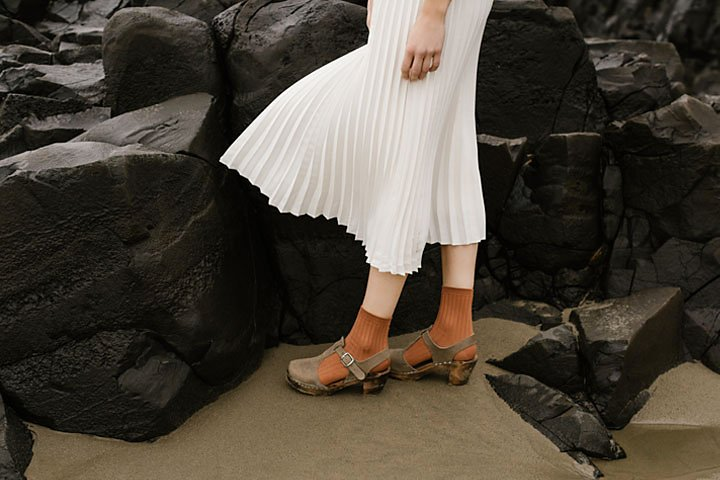
#> input picture assets/highlights_and_shadows.jpg, 720 x 480 px
$ python q3_gemma_correction.py
#> lines starting #> are read from the running program, lines starting #| are printed output that depends on the picture
import numpy as np
import matplotlib.pyplot as plt
from PIL import Image
import cv2
from skimage import color
import seaborn as sns

def to_lab(img):
    img_normalized = img.astype(np.float64) / 255.0
    lab_img = color.rgb2lab(img_normalized)
    return lab_img

def to_rgb(lab_img):
    rgb_img = color.lab2rgb(lab_img)
    rgb_img = np.clip(rgb_img * 255, 0, 255).astype(np.uint8)
    return rgb_img

def gamma_correction(l_channel, gamma):
    l_normalized = l_channel / 100.0
    corrected_normalized = np.power(l_normalized, 1.0/gamma)
    l_corrected = corrected_normalized * 100.0
    return l_corrected

def check_gamma_values(img_path):
    img = cv2.imread(img_path)
    img = cv2.cvtColor(img, cv2.COLOR_BGR2RGB)

    lab_image = to_lab(img)
    l_channel = lab_image[:, :, 0]
    a_channel = lab_image[:, :, 1]
    b_channel = lab_image[:, :, 2]

    gamma_values = [0.5, 0.8, 1.0, 1.2, 1.5, 2.0, 2.5]
    results = {}

    for gamma in gamma_values:
        l_corrected = gamma_correction(l_channel, gamma)
        lab_corrected = np.stack([l_corrected, a_channel, b_channel], axis=2)
        rgb_corrected = to_rgb(lab_corrected)
        results[gamma] = {
            'l_original': l_channel,
            'l_corrected': l_corrected,
            'lab_corrected': lab_corrected,
            'rgb_corrected': rgb_corrected,
        }
    return img, lab_image, results

def plot_gamma_comparison(original_img, results, selected_gammas):
    _, axes = plt.subplots(2, len(selected_gammas), figsize=(16, 8))

    for i, gamma in enumerate(selected_gammas):
        if gamma == 1.0:
            axes[0, i].imshow(original_img)
            axes[0, i].set_title(f'Original y={gamma}')
            axes[0, i].axis('off')

            axes[1, i].imshow(results[gamma]['l_original'], cmap='gray')
            axes[1, i].set_title(f'L Channel y={gamma}')
            axes[1, i].axis('off')
        else:
            axes[0, i].imshow(results[gamma]['rgb_corrected'])
            axes[0, i].set_title(f'Corrected y={gamma}')
            axes[0, i].axis('off')

            axes[1, i].imshow(results[gamma]['l_corrected'], cmap='gray')
            axes[1, i].set_title(f'L Channel y={gamma}')
            axes[1, i].axis('off')

    plt.tight_layout()
    plt.show()

def plot_histograms_comparison(results, selected_gammas):
    _, axes = plt.subplots(2, 2, figsize=(12, 8))
    axes = axes.flatten()

    colors = ['blue', 'green', 'red', 'purple']
    for i, gamma in enumerate(selected_gammas):
        if gamma == 1.0:
            l_value = results[gamma]['l_original']
            title = f'Original L histogram y= {gamma}'
        else:
            l_value = results[gamma]['l_corrected']
            title = f'Corrected L histogram y= {gamma}'

        axes[i].hist(l_value.flatten(), bins=50, alpha=0.7, color=colors[i], range=(0, 100), density=True)
        axes[i].set_title(title)
        axes[i].set_xlabel('L Value')
        axes[i].set_ylabel('Density')
        axes[i].grid(True, alpha=0.3)
        axes[i].set_xlim(0, 100)

    plt.tight_layout()
    plt.show()

def plot_gamma_curve(gamma_values):
    plt.figure(figsize=(10, 6))
    x = np.linspace(0, 1, 256)
    colors = ['red', 'black', 'blue', 'green']

    for i, gamma in enumerate(gamma_values):
        y = np.power(x, 1.0/gamma)
        label = f'y= {gamma}'
        if gamma == 1.0:
            label += ' original'
        plt.plot(x, y, color=colors[i], linewidth=2, label=label)

    plt.xlabel('Input lightness normalized')
    plt.ylabel('Output lightness normalized')
    plt.title('Gamma correction curves in lab color space')
    plt.grid(True, alpha=0.3)
    plt.legend()
    plt.xlim(0, 1)
    plt.ylim(0, 1)
    plt.plot([0, 1], [0, 1], 'k--', alpha=0.5, linewidth=1)
    plt.show()

if __name__ == "__main__":
    img_path = 'assets/highlights_and_shadows.jpg'

    img = cv2.imread(img_path)
#> img is the input picture: shape (480, 720, 3); mean B, G, R 58.1, 68.6, 75.7
    img = cv2.cvtColor(img, cv2.COLOR_BGR2RGB)

    lab_img = to_lab(img)
#> in to_lab, `lab_img = color.rgb2lab(img_normalized)`: lab_img: shape (480, 720, 3) float64; mean of channels 0, 1, 2 27.9, 1.1, 7
    l_channel = lab_img[:,:,0]
    a_channel = lab_img[:,:,1]
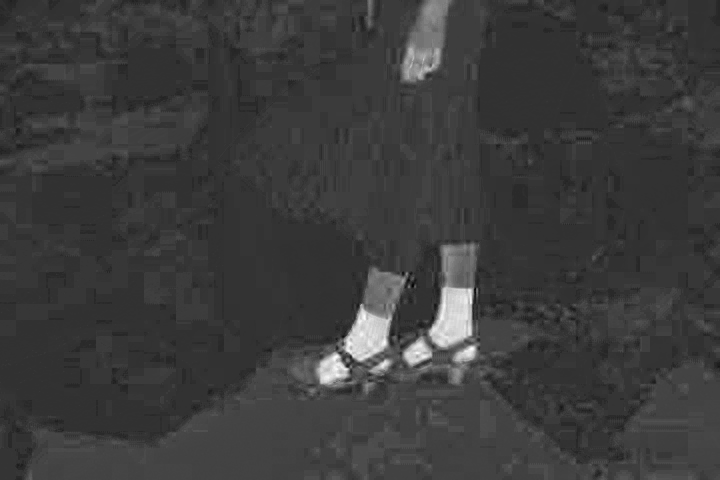
#> a_channel: shape (480, 720) float64; min -8.5, max 32.07, mean 1.1; drawn with min black and max white
    b_channel = lab_img[:,:,2]
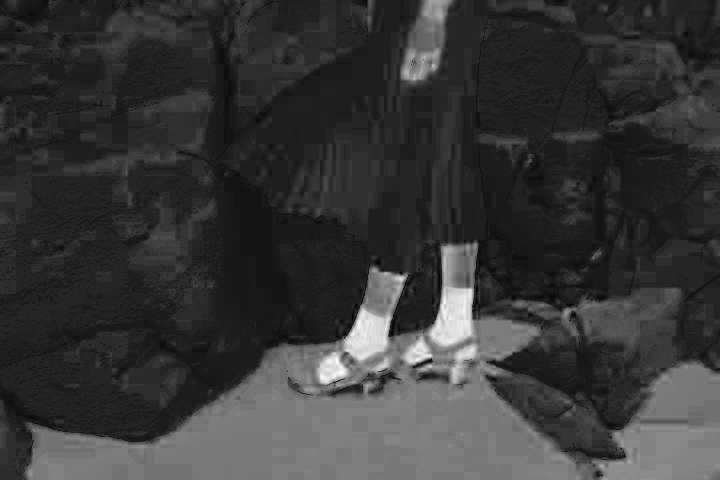
#> b_channel: shape (480, 720) float64; min -2.64, max 40.85, mean 7; drawn with min black and max white

    results = {}

    gamma_test_values = [0.5, 1.0, 1.5, 2.2]
    gamma_values = [0.5, 0.8, 1.0, 1.2, 1.5, 2.2, 2.5]
    plot_gamma_curve(gamma_test_values)

    for gamma in gamma_values:
        l_corrected = gamma_correction(l_channel, gamma)
        lab_corrected = np.stack([l_corrected, a_channel, b_channel], axis=2)
        rgb_corrected = to_rgb(lab_corrected)
        results[gamma] = {
            'l_original': l_channel,
            'l_corrected': l_corrected,
            'lab_corrected': lab_corrected,
            'rgb_corrected': rgb_corrected,
        }
#> this loop made 7 passes
#> pass 1, in gamma_correction, `l_corrected = corrected_normalized * 100.0`:
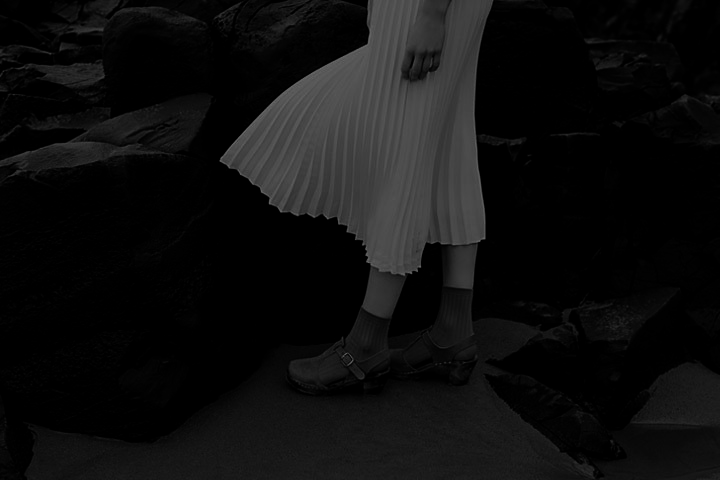
#> l_corrected: shape (480, 720) float64; min 0, max 100, mean 15.3
#> after the loop: lab_corrected: shape (480, 720, 3) float64; mean of channels 0, 1, 2 52.6, 1.1, 7
#> after the loop, results = 7 items

    plot_gamma_comparison(img, results, gamma_test_values)
#> in plot_gamma_comparison, `plt.show()`:
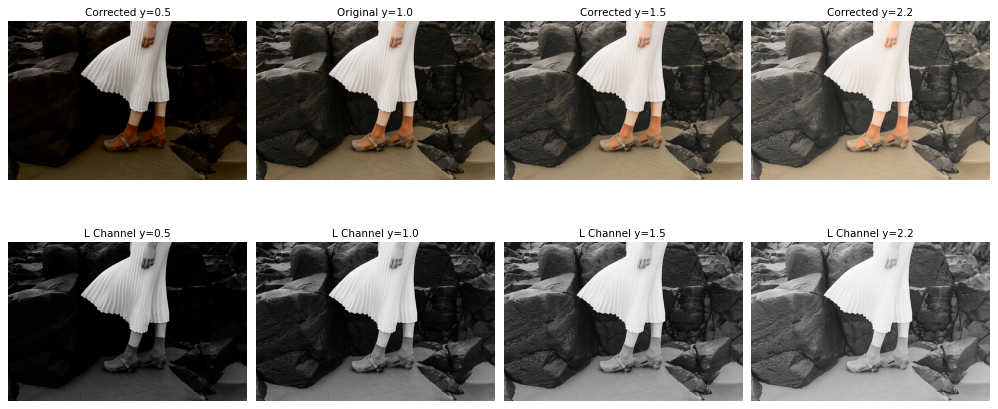
#> figure drawn by matplotlib, 8 panels
    plot_histograms_comparison(results, gamma_test_values)
#> after the loop in plot_histograms_comparison, `for i, gamma in enumerate(selected_gammas):`:
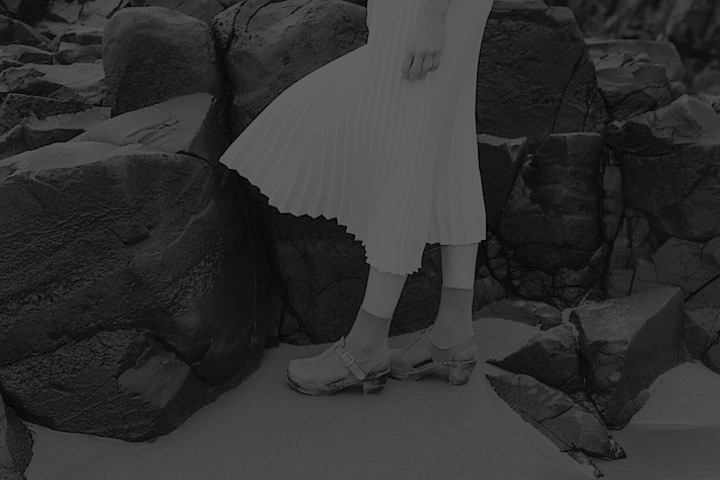
#> l_value: shape (480, 720) float64; min 0, max 100, mean 48.9
#> in plot_histograms_comparison, `plt.show()`:
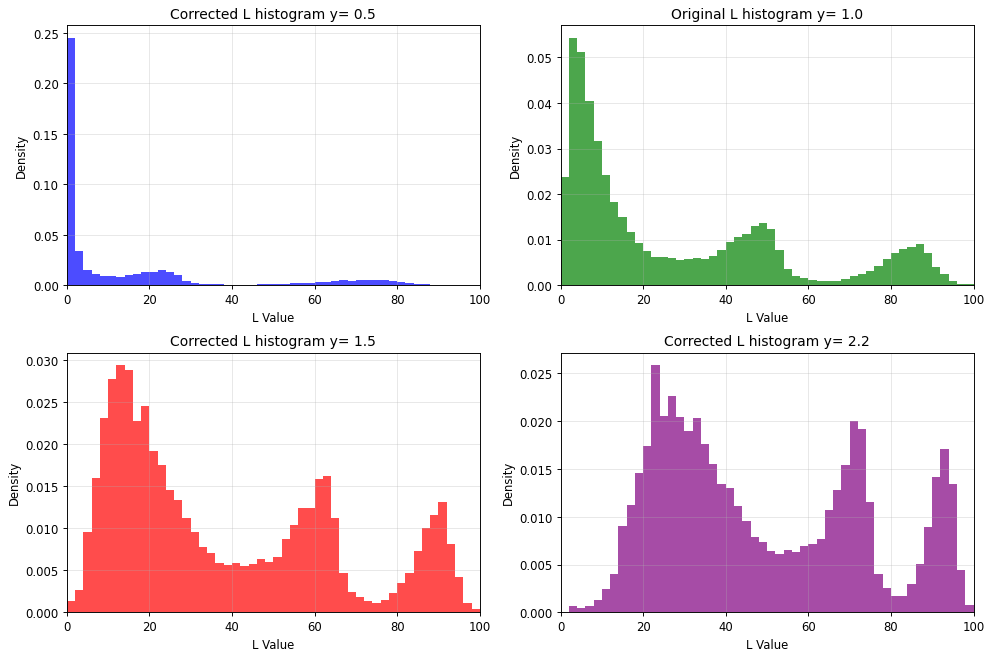
#> figure drawn by matplotlib, 4 panels; panel 1: tallest bar 0.245 high, from x = 0 to 2; panel 2: tallest bar 0.0543 high, from x = 2 to 4; panel 3: tallest bar 0.0294 high, from x = 12 to 14; panel 4: tallest bar 0.0259 high, from x = 22 to 24

    gamma = 2.2
    optimal_result = results[gamma]
#> optimal_result = 4 items
    corrected_pil = Image.fromarray(optimal_result['rgb_corrected'])
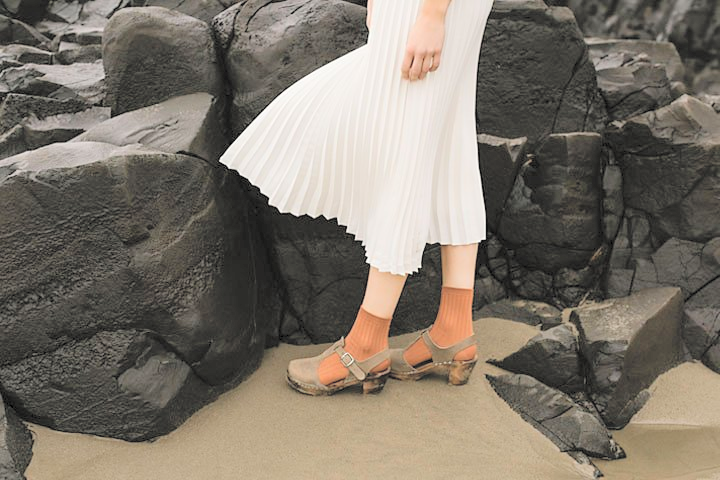
#> corrected_pil: PIL image 720x480 RGB; mean R, G, B 125.5, 117.6, 106.7
    corrected_pil.save(f'gamma_corrected_image_gamma_{gamma}.jpg')

$ run again, with assets/daisy.jpg copied over assets/highlights_and_shadows.jpg
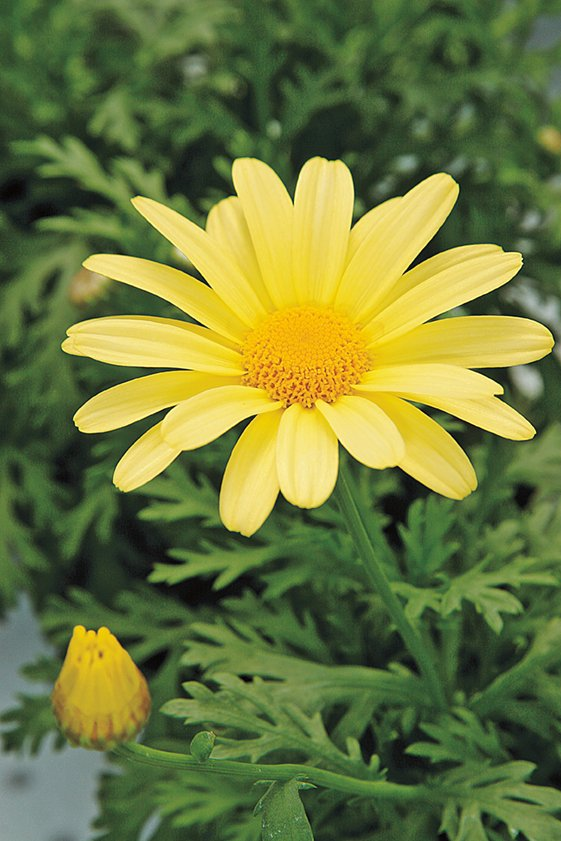
#> input picture assets/daisy.jpg, 561 x 841 px
#> img is the input picture: shape (841, 561, 3); mean B, G, R 60.7, 120.3, 108.5
#> lab_img: shape (841, 561, 3) float64; mean of channels 0, 1, 2 47.5, -13.5, 29.2
#> after the loop `for gamma in gamma_values:`: results = 7 items
#> in plot_histograms_comparison, `plt.show()`:
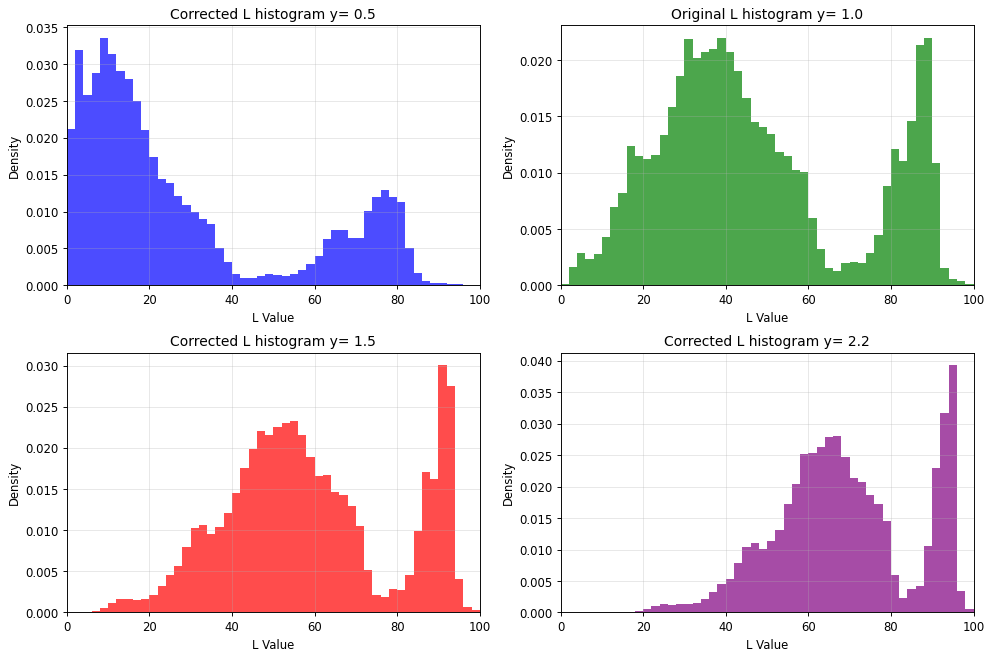
#> figure drawn by matplotlib, 4 panels; panel 1: tallest bar 0.0335 high, from x = 8 to 10; panel 2: tallest bar 0.022 high, from x = 38 to 40; panel 3: tallest bar 0.0301 high, from x = 90 to 92; panel 4: tallest bar 0.0393 high, from x = 94 to 96
#> optimal_result = 4 items
#> `corrected_pil = Image.fromarray(optimal_result['rgb_corrected'])`:
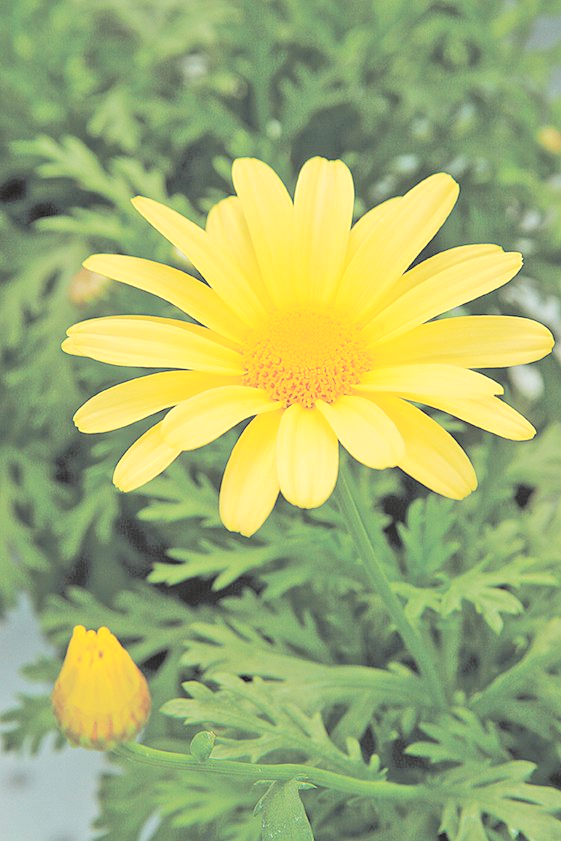
#> corrected_pil: PIL image 561x841 RGB; mean R, G, B 160.5, 174.3, 112.6

$ run again, with assets/emma.jpg copied over assets/highlights_and_shadows.jpg
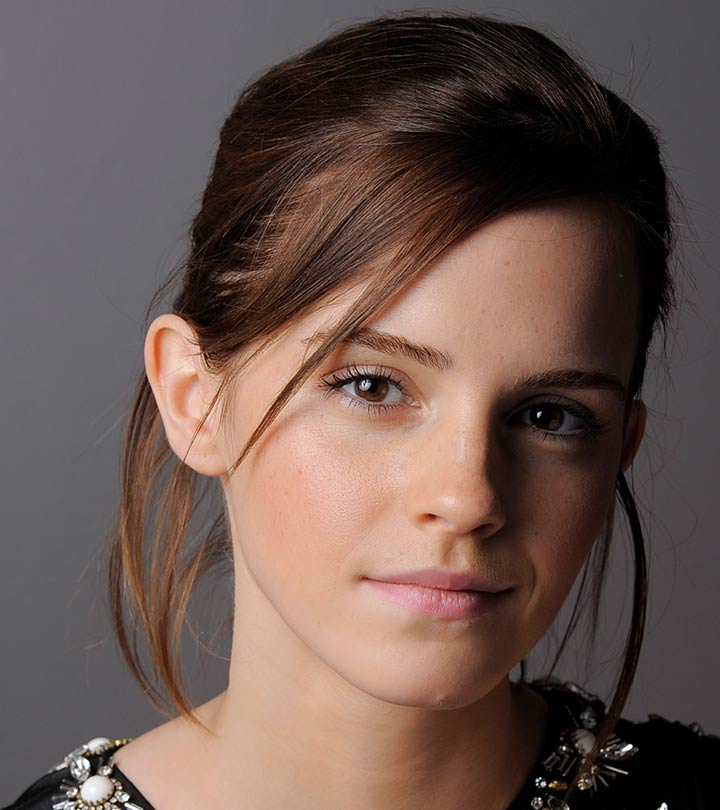
#> input picture assets/emma.jpg, 720 x 810 px
#> img is the input picture: shape (810, 720, 3); mean B, G, R 80.1, 87.4, 106.8
#> lab_img: shape (810, 720, 3) float64; mean of channels 0, 1, 2 38, 6.8, 7
#> after the loop `for gamma in gamma_values:`: results = 7 items
#> in plot_histograms_comparison, `plt.show()`:
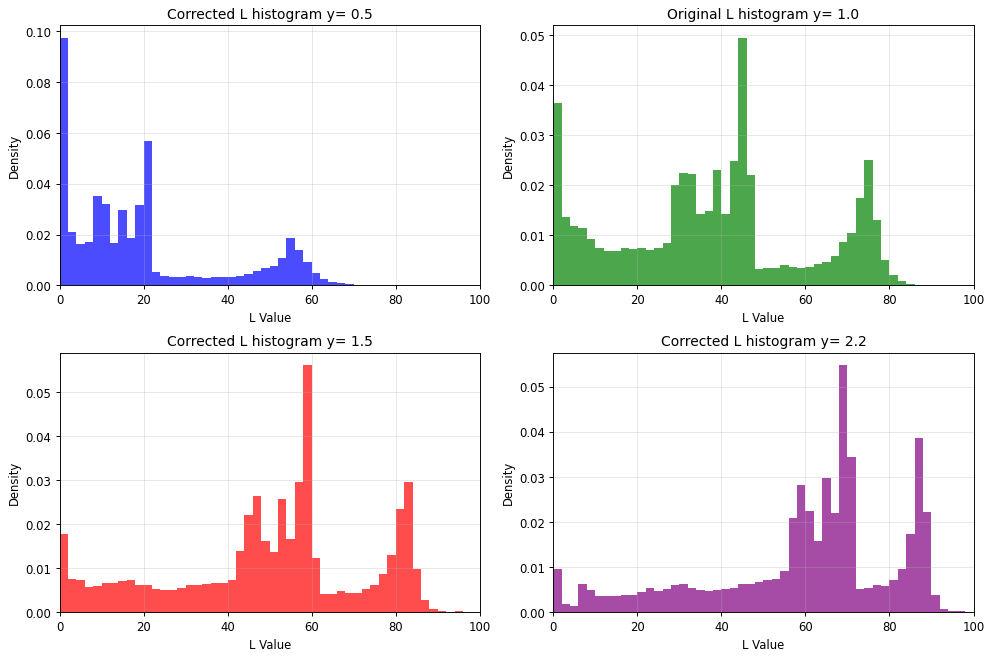
#> figure drawn by matplotlib, 4 panels; panel 1: tallest bar 0.0975 high, from x = 0 to 2; panel 2: tallest bar 0.0495 high, from x = 44 to 46; panel 3: tallest bar 0.0562 high, from x = 58 to 60; panel 4: tallest bar 0.0548 high, from x = 68 to 70
#> optimal_result = 4 items
#> `corrected_pil = Image.fromarray(optimal_result['rgb_corrected'])`:
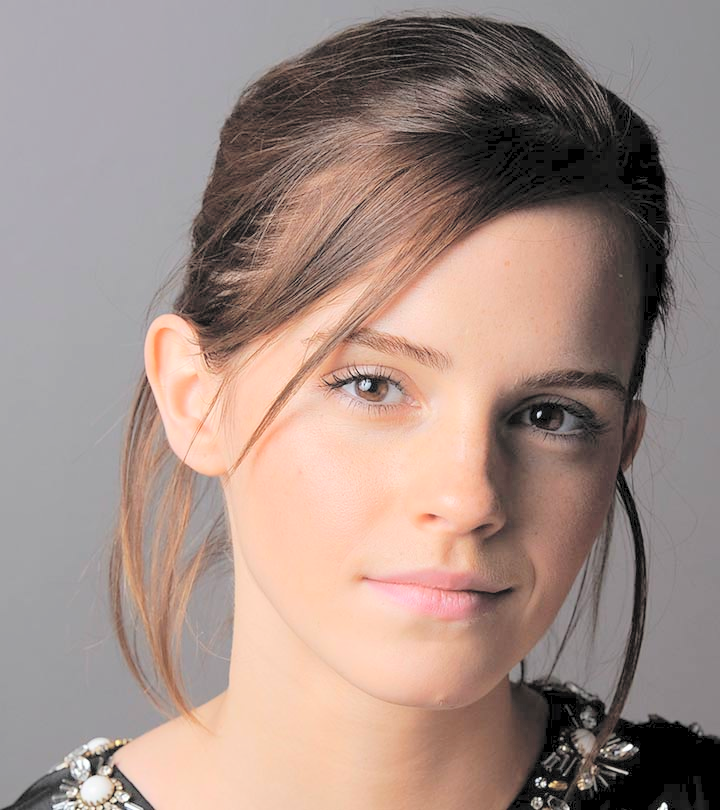
#> corrected_pil: PIL image 720x810 RGB; mean R, G, B 161.6, 140.8, 133.1
